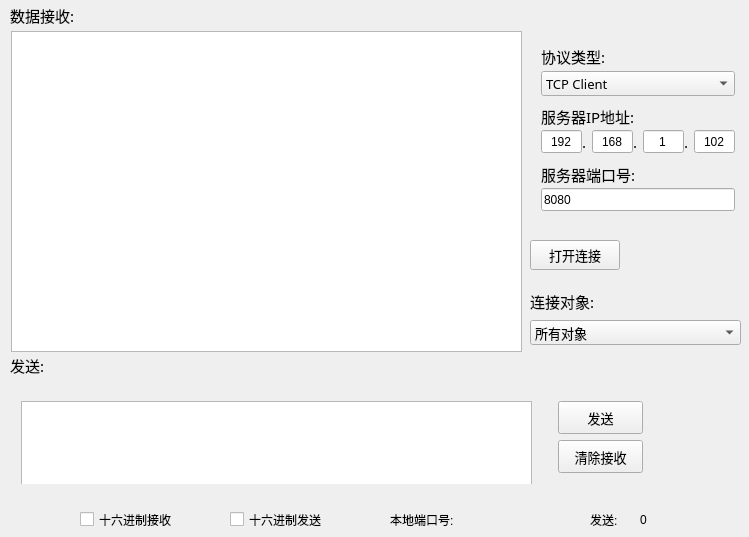
<?xml version="1.0" encoding="UTF-8"?>
<ui version="4.0">
 <class>Widget</class>
 <widget class="QWidget" name="Widget">
  <property name="geometry">
   <rect>
    <x>0</x>
    <y>0</y>
    <width>749</width>
    <height>537</height>
   </rect>
  </property>
  <property name="windowTitle">
   <string>Widget</string>
  </property>
  <widget class="QLabel" name="label_6">
   <property name="geometry">
    <rect>
     <x>10</x>
     <y>0</y>
     <width>91</width>
     <height>31</height>
    </rect>
   </property>
   <property name="font">
    <font>
     <family>宋体</family>
     <pointsize>11</pointsize>
     <weight>50</weight>
     <bold>false</bold>
    </font>
   </property>
   <property name="text">
    <string>数据接收:</string>
   </property>
  </widget>
  <widget class="QLabel" name="label_7">
   <property name="geometry">
    <rect>
     <x>10</x>
     <y>350</y>
     <width>91</width>
     <height>31</height>
    </rect>
   </property>
   <property name="font">
    <font>
     <family>宋体</family>
     <pointsize>11</pointsize>
     <weight>50</weight>
     <bold>false</bold>
    </font>
   </property>
   <property name="text">
    <string>发送:</string>
   </property>
  </widget>
  <widget class="QWidget" name="layoutWidget_5">
   <property name="geometry">
    <rect>
     <x>10</x>
     <y>390</y>
     <width>644</width>
     <height>94</height>
    </rect>
   </property>
   <layout class="QHBoxLayout" name="horizontalLayout_6">
    <item>
     <widget class="QPlainTextEdit" name="sendEdit">
      <property name="sizePolicy">
       <sizepolicy hsizetype="Fixed" vsizetype="Fixed">
        <horstretch>0</horstretch>
        <verstretch>0</verstretch>
       </sizepolicy>
      </property>
      <property name="minimumSize">
       <size>
        <width>511</width>
        <height>92</height>
       </size>
      </property>
      <property name="maximumSize">
       <size>
        <width>511</width>
        <height>92</height>
       </size>
      </property>
     </widget>
    </item>
    <item>
     <spacer name="horizontalSpacer">
      <property name="orientation">
       <enum>Qt::Horizontal</enum>
      </property>
      <property name="sizeType">
       <enum>QSizePolicy::Fixed</enum>
      </property>
      <property name="sizeHint" stdset="0">
       <size>
        <width>30</width>
        <height>20</height>
       </size>
      </property>
     </spacer>
    </item>
    <item>
     <layout class="QVBoxLayout" name="verticalLayout_2">
      <item>
       <widget class="QPushButton" name="btn_send">
        <property name="sizePolicy">
         <sizepolicy hsizetype="Minimum" vsizetype="Preferred">
          <horstretch>0</horstretch>
          <verstretch>0</verstretch>
         </sizepolicy>
        </property>
        <property name="minimumSize">
         <size>
          <width>85</width>
          <height>30</height>
         </size>
        </property>
        <property name="font">
         <font>
          <family>新宋体</family>
          <pointsize>10</pointsize>
         </font>
        </property>
        <property name="text">
         <string>发送</string>
        </property>
       </widget>
      </item>
      <item>
       <widget class="QPushButton" name="betn_clear">
        <property name="sizePolicy">
         <sizepolicy hsizetype="Minimum" vsizetype="Preferred">
          <horstretch>0</horstretch>
          <verstretch>0</verstretch>
         </sizepolicy>
        </property>
        <property name="minimumSize">
         <size>
          <width>85</width>
          <height>30</height>
         </size>
        </property>
        <property name="font">
         <font>
          <family>新宋体</family>
          <pointsize>10</pointsize>
         </font>
        </property>
        <property name="text">
         <string>清除接收</string>
        </property>
       </widget>
      </item>
     </layout>
    </item>
   </layout>
  </widget>
  <widget class="QPlainTextEdit" name="recvEdit">
   <property name="geometry">
    <rect>
     <x>11</x>
     <y>31</y>
     <width>511</width>
     <height>321</height>
    </rect>
   </property>
   <property name="minimumSize">
    <size>
     <width>0</width>
     <height>0</height>
    </size>
   </property>
   <property name="maximumSize">
    <size>
     <width>167777</width>
     <height>16777215</height>
    </size>
   </property>
  </widget>
  <widget class="QPushButton" name="btn_switch">
   <property name="geometry">
    <rect>
     <x>530</x>
     <y>240</y>
     <width>90</width>
     <height>30</height>
    </rect>
   </property>
   <property name="sizePolicy">
    <sizepolicy hsizetype="Fixed" vsizetype="Fixed">
     <horstretch>0</horstretch>
     <verstretch>0</verstretch>
    </sizepolicy>
   </property>
   <property name="minimumSize">
    <size>
     <width>90</width>
     <height>30</height>
    </size>
   </property>
   <property name="maximumSize">
    <size>
     <width>90</width>
     <height>30</height>
    </size>
   </property>
   <property name="font">
    <font>
     <family>新宋体</family>
     <pointsize>10</pointsize>
    </font>
   </property>
   <property name="text">
    <string>打开连接</string>
   </property>
  </widget>
  <widget class="QLabel" name="sendLenLabel">
   <property name="geometry">
    <rect>
     <x>640</x>
     <y>510</y>
     <width>81</width>
     <height>20</height>
    </rect>
   </property>
   <property name="text">
    <string>0</string>
   </property>
  </widget>
  <widget class="QLabel" name="label15">
   <property name="geometry">
    <rect>
     <x>590</x>
     <y>510</y>
     <width>41</width>
     <height>20</height>
    </rect>
   </property>
   <property name="text">
    <string>发送:</string>
   </property>
  </widget>
  <widget class="QLabel" name="localPort">
   <property name="geometry">
    <rect>
     <x>480</x>
     <y>510</y>
     <width>81</width>
     <height>20</height>
    </rect>
   </property>
   <property name="text">
    <string/>
   </property>
  </widget>
  <widget class="QLabel" name="label15_2">
   <property name="geometry">
    <rect>
     <x>390</x>
     <y>510</y>
     <width>81</width>
     <height>20</height>
    </rect>
   </property>
   <property name="text">
    <string>本地端口号:</string>
   </property>
  </widget>
  <widget class="QLabel" name="targetLabel">
   <property name="geometry">
    <rect>
     <x>530</x>
     <y>282</y>
     <width>76</width>
     <height>38</height>
    </rect>
   </property>
   <property name="sizePolicy">
    <sizepolicy hsizetype="Fixed" vsizetype="Fixed">
     <horstretch>0</horstretch>
     <verstretch>0</verstretch>
    </sizepolicy>
   </property>
   <property name="minimumSize">
    <size>
     <width>0</width>
     <height>30</height>
    </size>
   </property>
   <property name="maximumSize">
    <size>
     <width>16777215</width>
     <height>40</height>
    </size>
   </property>
   <property name="font">
    <font>
     <family>微软雅黑</family>
     <pointsize>11</pointsize>
     <weight>50</weight>
     <bold>false</bold>
    </font>
   </property>
   <property name="text">
    <string>连接对象:</string>
   </property>
   <property name="alignment">
    <set>Qt::AlignLeading|Qt::AlignLeft|Qt::AlignVCenter</set>
   </property>
  </widget>
  <widget class="QComboBox" name="targetObject">
   <property name="geometry">
    <rect>
     <x>530</x>
     <y>320</y>
     <width>211</width>
     <height>25</height>
    </rect>
   </property>
   <property name="sizePolicy">
    <sizepolicy hsizetype="Expanding" vsizetype="Fixed">
     <horstretch>0</horstretch>
     <verstretch>0</verstretch>
    </sizepolicy>
   </property>
   <property name="minimumSize">
    <size>
     <width>90</width>
     <height>25</height>
    </size>
   </property>
   <property name="maximumSize">
    <size>
     <width>1999</width>
     <height>25</height>
    </size>
   </property>
   <property name="font">
    <font>
     <family>新宋体</family>
     <pointsize>10</pointsize>
    </font>
   </property>
   <property name="currentIndex">
    <number>0</number>
   </property>
   <property name="insertPolicy">
    <enum>QComboBox::InsertAlphabetically</enum>
   </property>
   <item>
    <property name="text">
     <string>所有对象</string>
    </property>
   </item>
  </widget>
  <widget class="QWidget" name="layoutWidget">
   <property name="geometry">
    <rect>
     <x>530</x>
     <y>30</y>
     <width>216</width>
     <height>192</height>
    </rect>
   </property>
   <layout class="QVBoxLayout" name="verticalLayout">
    <property name="spacing">
     <number>0</number>
    </property>
    <item>
     <widget class="QLabel" name="label">
      <property name="sizePolicy">
       <sizepolicy hsizetype="Fixed" vsizetype="Fixed">
        <horstretch>0</horstretch>
        <verstretch>0</verstretch>
       </sizepolicy>
      </property>
      <property name="minimumSize">
       <size>
        <width>0</width>
        <height>30</height>
       </size>
      </property>
      <property name="maximumSize">
       <size>
        <width>16777215</width>
        <height>40</height>
       </size>
      </property>
      <property name="font">
       <font>
        <family>微软雅黑</family>
        <pointsize>11</pointsize>
        <weight>50</weight>
        <bold>false</bold>
       </font>
      </property>
      <property name="text">
       <string>协议类型:</string>
      </property>
      <property name="alignment">
       <set>Qt::AlignLeading|Qt::AlignLeft|Qt::AlignVCenter</set>
      </property>
     </widget>
    </item>
    <item>
     <widget class="QComboBox" name="tcpMode">
      <property name="sizePolicy">
       <sizepolicy hsizetype="Expanding" vsizetype="Fixed">
        <horstretch>0</horstretch>
        <verstretch>0</verstretch>
       </sizepolicy>
      </property>
      <property name="minimumSize">
       <size>
        <width>90</width>
        <height>25</height>
       </size>
      </property>
      <property name="maximumSize">
       <size>
        <width>1999</width>
        <height>25</height>
       </size>
      </property>
      <property name="font">
       <font>
        <family>新宋体</family>
        <pointsize>10</pointsize>
       </font>
      </property>
      <property name="currentIndex">
       <number>0</number>
      </property>
      <property name="insertPolicy">
       <enum>QComboBox::InsertAlphabetically</enum>
      </property>
      <item>
       <property name="text">
        <string>TCP Client</string>
       </property>
      </item>
      <item>
       <property name="text">
        <string>TCP Server</string>
       </property>
      </item>
     </widget>
    </item>
    <item>
     <widget class="QLabel" name="ipAddLabel">
      <property name="sizePolicy">
       <sizepolicy hsizetype="Fixed" vsizetype="Fixed">
        <horstretch>0</horstretch>
        <verstretch>0</verstretch>
       </sizepolicy>
      </property>
      <property name="minimumSize">
       <size>
        <width>0</width>
        <height>40</height>
       </size>
      </property>
      <property name="maximumSize">
       <size>
        <width>16777215</width>
        <height>40</height>
       </size>
      </property>
      <property name="font">
       <font>
        <family>微软雅黑</family>
        <pointsize>11</pointsize>
        <weight>50</weight>
        <bold>false</bold>
       </font>
      </property>
      <property name="text">
       <string>服务器IP地址:</string>
      </property>
      <property name="alignment">
       <set>Qt::AlignLeading|Qt::AlignLeft|Qt::AlignVCenter</set>
      </property>
     </widget>
    </item>
    <item>
     <widget class="QWidget" name="ipAdds" native="true">
      <property name="minimumSize">
       <size>
        <width>0</width>
        <height>24</height>
       </size>
      </property>
      <layout class="QHBoxLayout" name="ipAddrs">
       <property name="spacing">
        <number>0</number>
       </property>
       <property name="leftMargin">
        <number>0</number>
       </property>
       <property name="topMargin">
        <number>0</number>
       </property>
       <property name="rightMargin">
        <number>0</number>
       </property>
       <property name="bottomMargin">
        <number>0</number>
       </property>
       <item>
        <widget class="QLineEdit" name="ipAddr1">
         <property name="minimumSize">
          <size>
           <width>0</width>
           <height>23</height>
          </size>
         </property>
         <property name="text">
          <string>192</string>
         </property>
         <property name="maxLength">
          <number>3</number>
         </property>
         <property name="alignment">
          <set>Qt::AlignCenter</set>
         </property>
        </widget>
       </item>
       <item>
        <widget class="QLabel" name="label_4">
         <property name="sizePolicy">
          <sizepolicy hsizetype="Fixed" vsizetype="Fixed">
           <horstretch>0</horstretch>
           <verstretch>0</verstretch>
          </sizepolicy>
         </property>
         <property name="minimumSize">
          <size>
           <width>10</width>
           <height>20</height>
          </size>
         </property>
         <property name="font">
          <font>
           <family>微软雅黑</family>
           <pointsize>11</pointsize>
           <weight>50</weight>
           <bold>false</bold>
          </font>
         </property>
         <property name="text">
          <string>.</string>
         </property>
         <property name="alignment">
          <set>Qt::AlignLeading|Qt::AlignLeft|Qt::AlignVCenter</set>
         </property>
        </widget>
       </item>
       <item>
        <widget class="QLineEdit" name="ipAddr2">
         <property name="minimumSize">
          <size>
           <width>0</width>
           <height>23</height>
          </size>
         </property>
         <property name="text">
          <string>168</string>
         </property>
         <property name="maxLength">
          <number>3</number>
         </property>
         <property name="alignment">
          <set>Qt::AlignCenter</set>
         </property>
        </widget>
       </item>
       <item>
        <widget class="QLabel" name="label_5">
         <property name="sizePolicy">
          <sizepolicy hsizetype="Fixed" vsizetype="Fixed">
           <horstretch>0</horstretch>
           <verstretch>0</verstretch>
          </sizepolicy>
         </property>
         <property name="minimumSize">
          <size>
           <width>10</width>
           <height>20</height>
          </size>
         </property>
         <property name="font">
          <font>
           <family>微软雅黑</family>
           <pointsize>11</pointsize>
           <weight>50</weight>
           <bold>false</bold>
          </font>
         </property>
         <property name="text">
          <string>.</string>
         </property>
         <property name="alignment">
          <set>Qt::AlignLeading|Qt::AlignLeft|Qt::AlignVCenter</set>
         </property>
        </widget>
       </item>
       <item>
        <widget class="QLineEdit" name="ipAddr3">
         <property name="minimumSize">
          <size>
           <width>0</width>
           <height>23</height>
          </size>
         </property>
         <property name="text">
          <string>1</string>
         </property>
         <property name="maxLength">
          <number>3</number>
         </property>
         <property name="alignment">
          <set>Qt::AlignCenter</set>
         </property>
        </widget>
       </item>
       <item>
        <widget class="QLabel" name="label_8">
         <property name="sizePolicy">
          <sizepolicy hsizetype="Fixed" vsizetype="Fixed">
           <horstretch>0</horstretch>
           <verstretch>0</verstretch>
          </sizepolicy>
         </property>
         <property name="minimumSize">
          <size>
           <width>10</width>
           <height>20</height>
          </size>
         </property>
         <property name="font">
          <font>
           <family>微软雅黑</family>
           <pointsize>11</pointsize>
           <weight>50</weight>
           <bold>false</bold>
          </font>
         </property>
         <property name="text">
          <string>.</string>
         </property>
         <property name="alignment">
          <set>Qt::AlignLeading|Qt::AlignLeft|Qt::AlignVCenter</set>
         </property>
        </widget>
       </item>
       <item>
        <widget class="QLineEdit" name="ipAddr4">
         <property name="minimumSize">
          <size>
           <width>0</width>
           <height>23</height>
          </size>
         </property>
         <property name="text">
          <string>102</string>
         </property>
         <property name="maxLength">
          <number>3</number>
         </property>
         <property name="alignment">
          <set>Qt::AlignCenter</set>
         </property>
        </widget>
       </item>
      </layout>
     </widget>
    </item>
    <item>
     <widget class="QLabel" name="ipPortLabel">
      <property name="sizePolicy">
       <sizepolicy hsizetype="Fixed" vsizetype="Fixed">
        <horstretch>0</horstretch>
        <verstretch>0</verstretch>
       </sizepolicy>
      </property>
      <property name="minimumSize">
       <size>
        <width>0</width>
        <height>40</height>
       </size>
      </property>
      <property name="maximumSize">
       <size>
        <width>16777215</width>
        <height>40</height>
       </size>
      </property>
      <property name="font">
       <font>
        <family>微软雅黑</family>
        <pointsize>11</pointsize>
        <weight>50</weight>
        <bold>false</bold>
       </font>
      </property>
      <property name="text">
       <string>服务器端口号:</string>
      </property>
      <property name="alignment">
       <set>Qt::AlignLeading|Qt::AlignLeft|Qt::AlignVCenter</set>
      </property>
     </widget>
    </item>
    <item>
     <widget class="QLineEdit" name="ipPort">
      <property name="minimumSize">
       <size>
        <width>0</width>
        <height>23</height>
       </size>
      </property>
      <property name="text">
       <string>8080</string>
      </property>
     </widget>
    </item>
   </layout>
  </widget>
  <widget class="QCheckBox" name="hexSend">
   <property name="geometry">
    <rect>
     <x>230</x>
     <y>510</y>
     <width>131</width>
     <height>19</height>
    </rect>
   </property>
   <property name="text">
    <string>十六进制发送</string>
   </property>
  </widget>
  <widget class="QCheckBox" name="hexRecv">
   <property name="geometry">
    <rect>
     <x>80</x>
     <y>510</y>
     <width>131</width>
     <height>19</height>
    </rect>
   </property>
   <property name="text">
    <string>十六进制接收</string>
   </property>
  </widget>
 </widget>
 <layoutdefault spacing="6" margin="11"/>
 <resources/>
 <connections/>
</ui>
